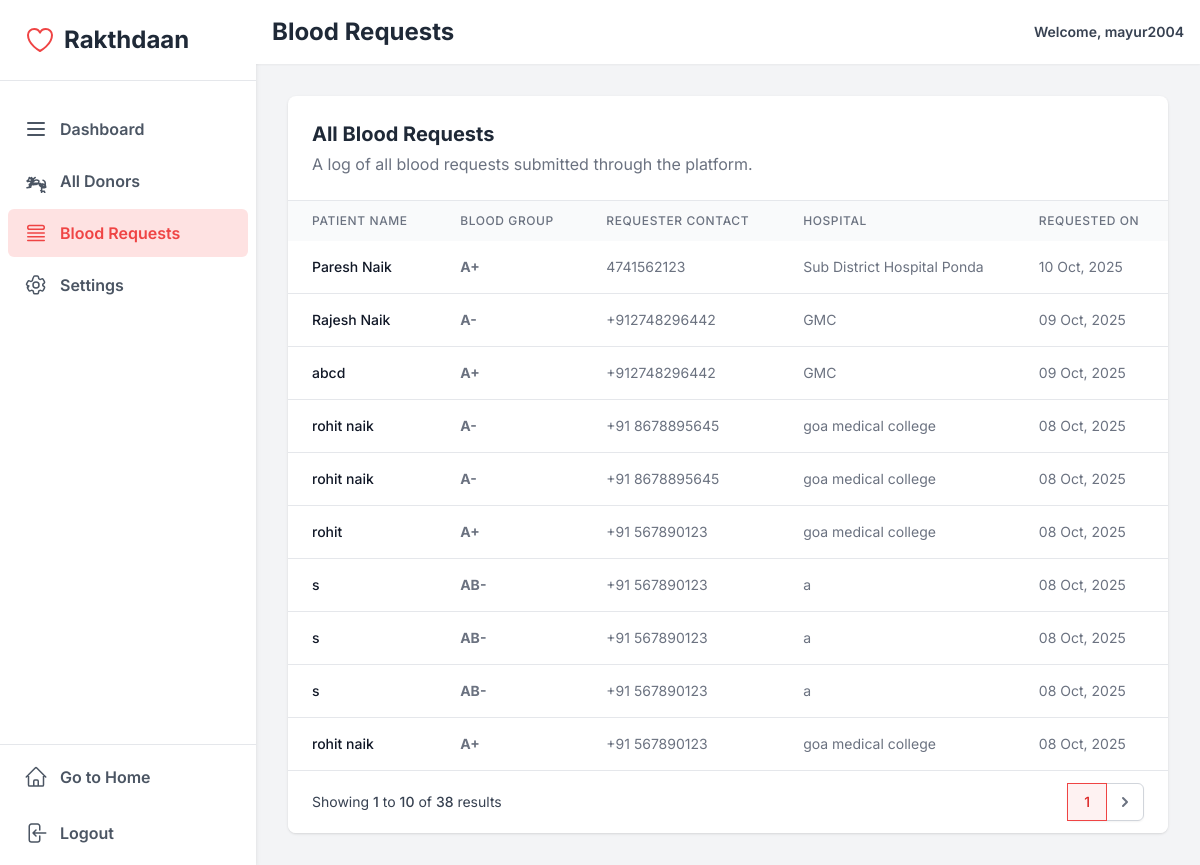
Page /show_blood_requests/ (signed in) on the committed database.
### home/models.py (models this page shows)
class Request_Blood(models.Model):
    patient_name = models.CharField(max_length=100, null=False, blank=False)
    blood_group = models.CharField(
        max_length=3, choices=BloodGroup.choices, null=False, blank=False)
    contact_number = models.CharField(max_length=10, null=False, blank=False)
    hospital_name = models.CharField(max_length=100, null=False, blank=False)
    created_at = models.DateTimeField(auto_now_add=True)

### adminpanel/views.py (the view)
# urls.py: path('show_blood_requests/', show_blood_requests_view, name='show_blood_requests'),
@login_required
def show_blood_requests_view(request):
    if not request.user.is_staff:
        messages.error(request,"You do not have access to this page.")
        return redirect("/")
    request_list=Request_Blood.objects.all().order_by('-created_at')
    paginator = Paginator(request_list, 10)
    page_number =request.GET.get('page')
    display_page=paginator.get_page(page_number)
    context={'display_page':display_page}
    return render(request,"show_blood_requests.html",context)

### adminpanel/templates/show_blood_requests.html (shortened to what this page needs)
{% extends "base.html" %}
{% block start %}
<div>
    <script src="https://cdn.tailwindcss.com"></script>
    <div class="h-screen flex overflow-hidden bg-gray-100">
        <aside class="w-64 bg-white shadow-md hidden md:flex flex-col flex-shrink-0">
            <div class="p-6 flex items-center space-x-2 border-b">
                <h1 class="text-2xl font-bold text-gray-800">Rakthdaan</h1>
            </div>
            <nav class="mt-6 px-2 space-y-1">
                <a href="{% url 'admin_dashboard' %}" class="sidebar-link flex items-center px-4 py-3 rounded-md text-gray-600 text-base font-semibold">
                    <svg class="w-6 h-6 mr-3" fill="none" stroke="currentColor" viewBox="0 0 24 24" xmlns="http://www.w3.org/2000/svg"><path stroke-linecap="round" stroke-linejoin="round" stroke-width="2" d="M4 6h16M4 12h16M4 18h16"></path></svg>
                    Dashboard
                </a>
                <a href="{% url 'all_donors' %}" class="sidebar-link flex items-center px-4 py-3 rounded-md text-gray-600 text-base font-semibold">
                    All Donors
                </a>
                 <a href="{% url 'show_blood_requests' %}" class="sidebar-link active flex items-center px-4 py-3 rounded-md text-base font-semibold">
                    <svg class="w-6 h-6 mr-3" xmlns="http://www.w3.org/2000/svg" fill="none" viewBox="0 0 24 24" stroke-width="1.5" stroke="currentColor"><path stroke-linecap="round" stroke-linejoin="round" d="M3.75 12h16.5m-16.5 3.75h16.5M3.75 19.5h16.5M5.625 4.5h12.75a1.875 1.875 0 010 3.75H5.625a1.875 1.875 0 010-3.75z" /></svg>
                    Blood Requests
                </a>
                <a href="{% url 'admin_settings' %}" class="sidebar-link flex items-center px-4 py-3 rounded-md text-gray-600 text-base font-semibold">
                    Settings
                </a>
            </nav>
            <div class="mt-auto border-t p-2 space-y-2">
                 <a href="{% url 'home' %}" class="sidebar-link flex items-center px-4 py-3 rounded-md text-gray-600 text-base font-semibold">
                    Go to Home
                </a>
                 <a href="{% url 'logout' %}" class="sidebar-link flex items-center px-4 py-3 rounded-md text-gray-600 text-base font-semibold">
                    Logout
                </a>
            </div>
        </aside>
        <div class="flex-1 flex flex-col overflow-y-auto">
            <header class="bg-white shadow-sm p-4 flex justify-between items-center sticky top-0 z-10">
                <h1 class="text-2xl font-bold text-gray-800">Blood Requests</h1>
                <div class="flex items-center space-x-4">
                    <span class="text-sm font-semibold text-gray-700">Welcome, {{ user.first_name|default:user.username }}</span>
                </div>
            </header>
            <main class="flex-1 p-6 md:p-8">
                <div class="bg-white rounded-lg shadow overflow-hidden">
                    <div class="p-6 border-b">
                        <h2 class="text-xl font-bold text-gray-800">All Blood Requests</h2>
                        <p class="text-gray-500 mt-1">A log of all blood requests submitted through the platform.</p>
                    </div>
                    <div class="overflow-x-auto">
                        <table class="w-full">
                            <thead class="bg-gray-50">
                                <tr>
                                    <th class="px-6 py-3 text-left text-xs font-medium text-gray-500 uppercase tracking-wider">Patient Name</th>
                                    <th class="px-6 py-3 text-left text-xs font-medium text-gray-500 uppercase tracking-wider">Blood Group</th>
                                    <th class="px-6 py-3 text-left text-xs font-medium text-gray-500 uppercase tracking-wider">Requester Contact</th>
                                    <th class="px-6 py-3 text-left text-xs font-medium text-gray-500 uppercase tracking-wider">Hospital</th>
                                    <th class="px-6 py-3 text-left text-xs font-medium text-gray-500 uppercase tracking-wider">Requested On</th>
                                </tr>
                            </thead>
                            <tbody class="divide-y divide-gray-200">
                                {% for blood_request in display_page %}
                                <tr>
                                    <td class="px-6 py-4 whitespace-nowrap text-sm font-medium text-gray-900">{{ blood_request.patient_name }}</td>
                                    <td class="px-6 py-4 whitespace-nowrap text-sm text-gray-500 font-bold">{{ blood_request.blood_group }}</td>
                                    <td class="px-6 py-4 whitespace-nowrap text-sm text-gray-500">{{ blood_request.contact_number }}</td>
                                    <td class="px-6 py-4 whitespace-nowrap text-sm text-gray-500">{{ blood_request.hospital_name }}</td>
                                    <td class="px-6 py-4 whitespace-nowrap text-sm text-gray-500">{{ blood_request.created_at|date:"d M, Y" }}</td>
                                </tr>
                                {% empty %}
                                <tr>
                                    <td colspan="5" class="px-6 py-12 text-center text-gray-500">There have been no blood requests yet.</td>
                                </tr>
                                {% endfor %}
                            </tbody>
                        </table>
                    </div>
                       {% if display_page.has_other_pages %}
                    <div class="bg-white px-4 py-3 flex items-center justify-between border-t border-gray-200 sm:px-6">
                        <div class="hidden sm:flex-1 sm:flex sm:items-center sm:justify-between">
                            <div>
                                <p class="text-sm text-gray-700">
                                    Showing
                                    <span class="font-medium">{{ display_page.start_index }}</span>
                                    to
                                    <span class="font-medium">{{ display_page.end_index }}</span>
                                    of
                                    <span class="font-medium">{{ display_page.paginator.count }}</span>
                                    results
                                </p>
                            </div>
                            <div>
                                <nav class="relative z-0 inline-flex rounded-md shadow-sm -space-x-px" aria-label="Pagination">
                                    <a href="?page={{ display_page.number }}" aria-current="page" class="z-10 bg-red-50 border-red-500 text-red-600 relative inline-flex items-center px-4 py-2 border text-sm font-medium"> {{ display_page.number }} </a>
                                    {% if display_page.has_next %}
                                    <a href="?page={{ display_page.next_page_number }}" class="relative inline-flex items-center px-2 py-2 rounded-r-md border border-gray-300 bg-white text-sm font-medium text-gray-500 hover:bg-gray-50">
                                        <svg class="h-5 w-5" xmlns="http://www.w3.org/2000/svg" viewBox="0 0 20 20" fill="currentColor" aria-hidden="true"><path fill-rule="evenodd" d="M7.293 14.707a1 1 0 010-1.414L10.586 10 7.293 6.707a1 1 0 011.414-1.414l4 4a1 1 0 010 1.414l-4 4a1 1 0 01-1.414 0z" clip-rule="evenodd" /></svg>
                                    </a>
                                    {% endif %}
                                </nav>
                            </div>
                        </div>
                    </div>
                    {% endif %}
                </div>
            </main>
        </div>
    </div>
</div>
{% endblock %}

### adminpanel/templates/show_blood_requests.html (style rules this page uses)
body { font-family: 'Inter', sans-serif; background-color: #f3f4f6; }
.sidebar-link { transition: all 0.2s ease; }
.sidebar-link:hover, .sidebar-link.active { background-color: #fee2e2; color: #ef4444; }

### rows in the picture
Request_Blood: patient_name "Paresh Naik", blood_group "A+", contact_number "4741562123", hospital_name "Sub District Hospital Ponda", created_at "10 Oct, 2025"
Request_Blood: patient_name "Rajesh Naik", blood_group "A-", contact_number "+912748296442", hospital_name "GMC", created_at "09 Oct, 2025"
Request_Blood: patient_name "abcd", blood_group "A+", contact_number "+912748296442", hospital_name "GMC", created_at "09 Oct, 2025"
Request_Blood: patient_name "rohit naik", blood_group "A-", contact_number "+91 8678895645", hospital_name "goa medical college", created_at "08 Oct, 2025"
Request_Blood: patient_name "rohit naik", blood_group "A-", contact_number "+91 8678895645", hospital_name "goa medical college", created_at "08 Oct, 2025"
Request_Blood: patient_name "rohit", blood_group "A+", contact_number "+91 567890123", hospital_name "goa medical college", created_at "08 Oct, 2025"
Request_Blood: patient_name "s", blood_group "AB-", contact_number "+91 567890123", hospital_name "a", created_at "08 Oct, 2025"
Request_Blood: patient_name "s", blood_group "AB-", contact_number "+91 567890123", hospital_name "a", created_at "08 Oct, 2025"
Request_Blood: patient_name "s", blood_group "AB-", contact_number "+91 567890123", hospital_name "a", created_at "08 Oct, 2025"
Request_Blood: patient_name "rohit naik", blood_group "A+", contact_number "+91 567890123", hospital_name "goa medical college", created_at "08 Oct, 2025"

### other values in the picture
{{ user.first_name|default:user.username }} "mayur2004"
{{ display_page.start_index }} "1"
{{ display_page.end_index }} "10"
{{ display_page.paginator.count }} "38"
{{ display_page.number }} "1"
